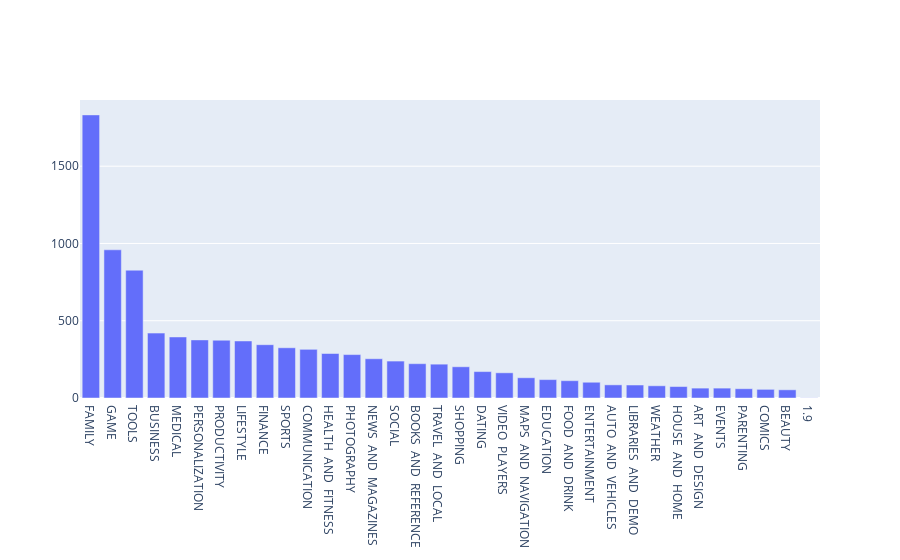

The code cell stored with this chart in its notebook:
### Markdown cell above
# We visualize the App Categories and the number of apps distributed in each category using graphs

### Code cell
import plotly
plotly.offline.init_notebook_mode(connected=True)
import plotly.graph_objs as graph

num_categories = len(apps['Category'].unique())
print('Number of categories = ', num_categories)

num_apps_in_category = apps['Category'].value_counts().sort_values(ascending = False)

data = [graph.Bar(
        x = num_apps_in_category.index, # index = category name
        y = num_apps_in_category.values, # value = count
)]

plotly.offline.iplot(data)

### Figure 1 — Plotly figure (JSON) as saved in the notebook; plotly's stock layout.template omitted (floating-point values rounded to 4 significant figures)
{"data": [{"type": "bar", "x": ["FAMILY", "GAME", "TOOLS", "BUSINESS", "MEDICAL", "PERSONALIZATION", "PRODUCTIVITY", "LIFESTYLE", "FINANCE", "SPORTS", "COMMUNICATION", "HEALTH  AND  FITNESS", "PHOTOGRAPHY", "NEWS  AND  MAGAZINES", "SOCIAL", "BOOKS  AND  REFERENCE", "TRAVEL  AND  LOCAL", "SHOPPING", "DATING", "VIDEO  PLAYERS", "MAPS  AND  NAVIGATION", "EDUCATION", "FOOD  AND  DRINK", "ENTERTAINMENT", "AUTO  AND  VEHICLES", "LIBRARIES  AND  DEMO", "WEATHER", "HOUSE  AND  HOME", "ART  AND  DESIGN", "EVENTS", "PARENTING", "COMICS", "BEAUTY", "1.9"], "y": [1832, 959, 827, 420, 395, 376, 374, 369, 345, 325, 315, 288, 281, 254, 239, 222, 219, 202, 171, 163, 131, 119, 112, 102, 85, 84, 79, 74, 64, 64, 60, 56, 53, 1]}], "layout": {"autosize": true, "xaxis": {"autorange": true, "range": [-0.5, 33.5], "type": "category"}, "yaxis": {"autorange": true, "range": [0, 1928.0], "type": "linear"}}}
